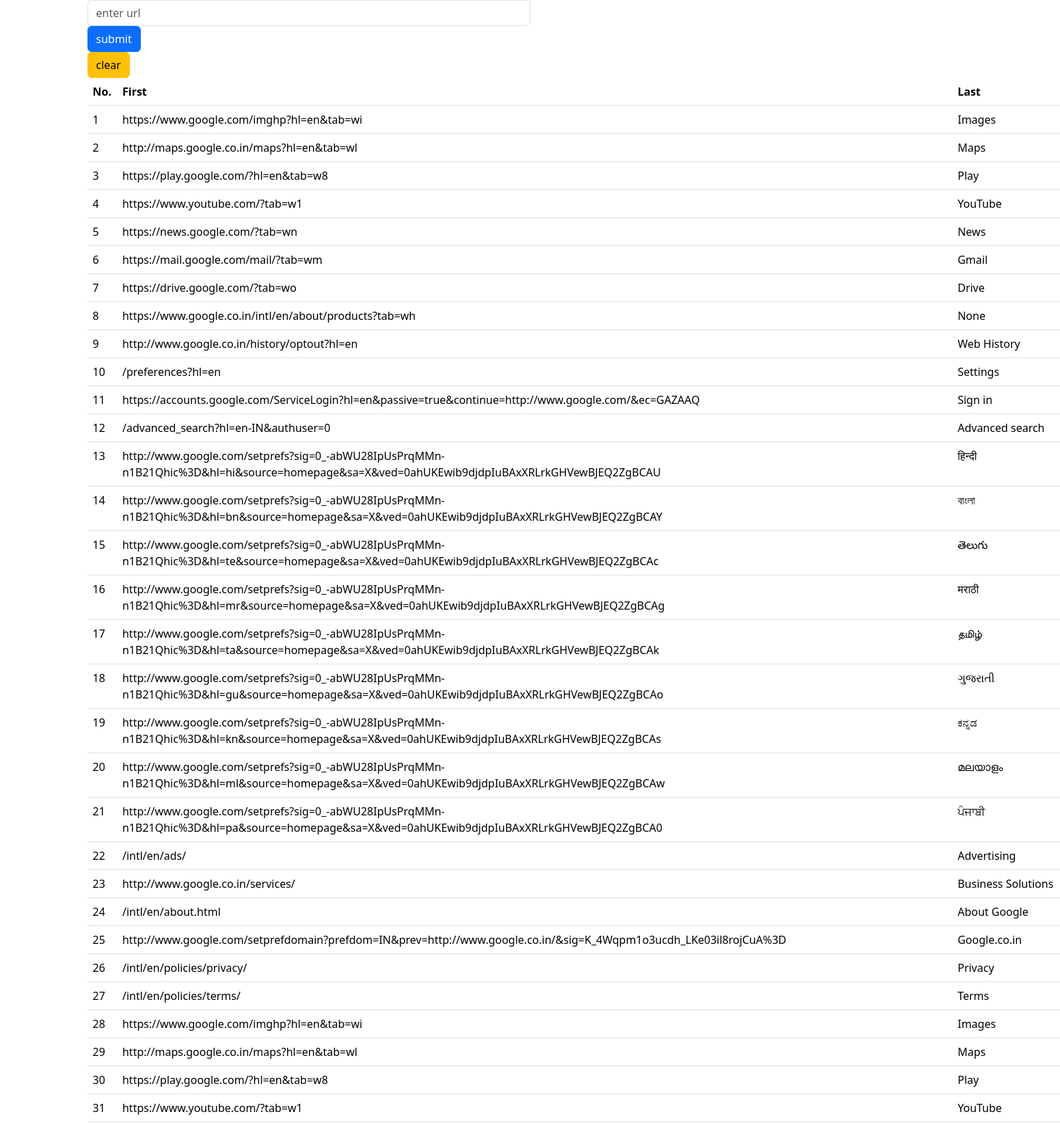
The page / (upper part) on the database its author committed.
### webscrapperapp/models.py (models this page shows, shortened)
class links(models.Model):
    address=models.CharField(max_length=500,null=True,blank=True)
    stringname=models.CharField(max_length=500,null=True,blank=True)

### webscrapperapp/views.py (the view)
# urls.py: path('',views.home,name='home')]
def home(request):
    if request.method=='POST':
        newlink=request.POST.get('page','')
        url=requests.get(newlink)
        btsp=BeautifulSoup(url.text,'html.parser')
        for link in btsp.find_all('a'):
            li_adress=link.get('href')
            li_name=link.string
            links.objects.create(address=li_adress,stringname=li_name)
        return HttpResponseRedirect('/')
    else:
        datavalues=links.objects.all()
    return render(request,'home.html',{'datavalues':datavalues})

### templates/home.html (shortened to what this page needs)
<!DOCTYPE html>
<html lang="en">
<head>
    <link href="https://cdn.jsdelivr.net/npm/bootstrap@5.3.1/dist/css/bootstrap.min.css" rel="stylesheet">
</head>
<body>
<div class="container">
    <div class="row-m-5">
        <div class="col-md-6">
        <form method="POST" action="/">
            <input class="form-control" name="page" type="text" placeholder="enter url">
            <div class="col-md-2">
                <button class="btn btn-primary" type="submit">submit</button>
                </form>
                <div class="col-md-6">
                     <button class="btn btn-warning" type="submit">clear</button>
                </div>
            </div>
        </div>
    </div>
<div class="container">
    <div class="row">
        <div class="col-md-4">
            <table class="table">
  <thead>
    <tr>
      <th scope="col">No.</th>
      <th scope="col">First</th>
      <th scope="col">Last</th>
    </tr>
  </thead>
    {%for i in datavalues%}
  <tbody>
    <tr>
      <td>{{i.id}}</td>
      <td>{{i.address}}</td>
      <td>{{i.stringname}}</td>
    </tr>
  </tbody>
    {%endfor%}
</table>
        </div>
    </div>
</div>
</body>
</html>

### rows shown on the page
links: id "1", address "https://www.google.com/imghp?hl=en&tab=wi", stringname "Images"
links: id "2", address "http://maps.google.co.in/maps?hl=en&tab=wl", stringname "Maps"
links: id "3", address "https://play.google.com/?hl=en&tab=w8", stringname "Play"
links: id "4", address "https://www.youtube.com/?tab=w1", stringname "YouTube"
links: id "5", address "https://news.google.com/?tab=wn", stringname "News"
links: id "6", address "https://mail.google.com/mail/?tab=wm", stringname "Gmail"
links: id "7", address "https://drive.google.com/?tab=wo", stringname "Drive"
links: id "8", address "https://www.google.co.in/intl/en/about/products?tab=wh", stringname "None"
links: id "9", address "http://www.google.co.in/history/optout?hl=en", stringname "Web History"
links: id "10", address "/preferences?hl=en", stringname "Settings"
links: id "11", address "https://accounts.google.com/ServiceLogin?hl=en&passive=true&continue=http://www.google.com/&ec=GAZAAQ", stringname "Sign in"
links: id "12", address "/advanced_search?hl=en-IN&authuser=0", stringname "Advanced search"
links: id "13", address "http://www.google.com/setprefs?sig=0_-abWU28IpUsPrqMMn-n1B21Qhic%3D&hl=hi&source=homepage&sa=X&ved=0ahUKEwib9djdpIuBAxXRLrkGHVewBJEQ2ZgBCAU", stringname "हिन्दी"
links: id "14", address "http://www.google.com/setprefs?sig=0_-abWU28IpUsPrqMMn-n1B21Qhic%3D&hl=bn&source=homepage&sa=X&ved=0ahUKEwib9djdpIuBAxXRLrkGHVewBJEQ2ZgBCAY", stringname "বাংলা"
links: id "15", address "http://www.google.com/setprefs?sig=0_-abWU28IpUsPrqMMn-n1B21Qhic%3D&hl=te&source=homepage&sa=X&ved=0ahUKEwib9djdpIuBAxXRLrkGHVewBJEQ2ZgBCAc", stringname "తెలుగు"
links: id "16", address "http://www.google.com/setprefs?sig=0_-abWU28IpUsPrqMMn-n1B21Qhic%3D&hl=mr&source=homepage&sa=X&ved=0ahUKEwib9djdpIuBAxXRLrkGHVewBJEQ2ZgBCAg", stringname "मराठी"
links: id "17", address "http://www.google.com/setprefs?sig=0_-abWU28IpUsPrqMMn-n1B21Qhic%3D&hl=ta&source=homepage&sa=X&ved=0ahUKEwib9djdpIuBAxXRLrkGHVewBJEQ2ZgBCAk", stringname "தமிழ்"
links: id "18", address "http://www.google.com/setprefs?sig=0_-abWU28IpUsPrqMMn-n1B21Qhic%3D&hl=gu&source=homepage&sa=X&ved=0ahUKEwib9djdpIuBAxXRLrkGHVewBJEQ2ZgBCAo", stringname "ગુજરાતી"
links: id "19", address "http://www.google.com/setprefs?sig=0_-abWU28IpUsPrqMMn-n1B21Qhic%3D&hl=kn&source=homepage&sa=X&ved=0ahUKEwib9djdpIuBAxXRLrkGHVewBJEQ2ZgBCAs", stringname "ಕನ್ನಡ"
links: id "20", address "http://www.google.com/setprefs?sig=0_-abWU28IpUsPrqMMn-n1B21Qhic%3D&hl=ml&source=homepage&sa=X&ved=0ahUKEwib9djdpIuBAxXRLrkGHVewBJEQ2ZgBCAw", stringname "മലയാളം"
links: id "21", address "http://www.google.com/setprefs?sig=0_-abWU28IpUsPrqMMn-n1B21Qhic%3D&hl=pa&source=homepage&sa=X&ved=0ahUKEwib9djdpIuBAxXRLrkGHVewBJEQ2ZgBCA0", stringname "ਪੰਜਾਬੀ"
links: id "22", address "/intl/en/ads/", stringname "Advertising"
links: id "23", address "http://www.google.co.in/services/", stringname "Business Solutions"
links: id "24", address "/intl/en/about.html", stringname "About Google"
links: id "25", address "http://www.google.com/setprefdomain?prefdom=IN&prev=http://www.google.co.in/&sig=K_4Wqpm1o3ucdh_LKe03il8rojCuA%3D", stringname "Google.co.in"
links: id "26", address "/intl/en/policies/privacy/", stringname "Privacy"
links: id "27", address "/intl/en/policies/terms/", stringname "Terms"
links: id "28", address "https://www.google.com/imghp?hl=en&tab=wi", stringname "Images"
links: id "29", address "http://maps.google.co.in/maps?hl=en&tab=wl", stringname "Maps"
links: id "30", address "https://play.google.com/?hl=en&tab=w8", stringname "Play"
links: id "31", address "https://www.youtube.com/?tab=w1", stringname "YouTube"
